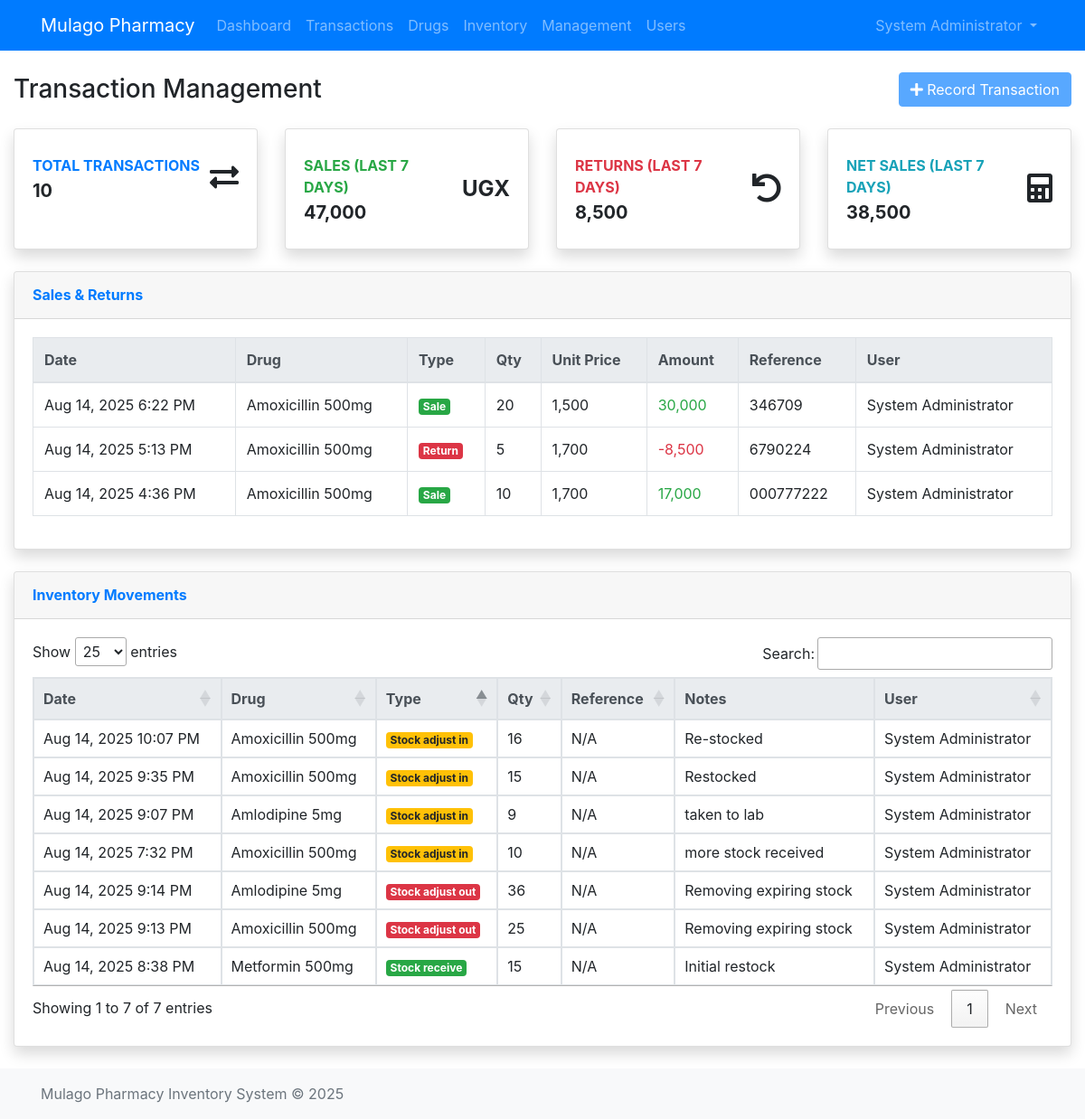
The page /pham/transactions.php (signed in) on the database as committed earlier.
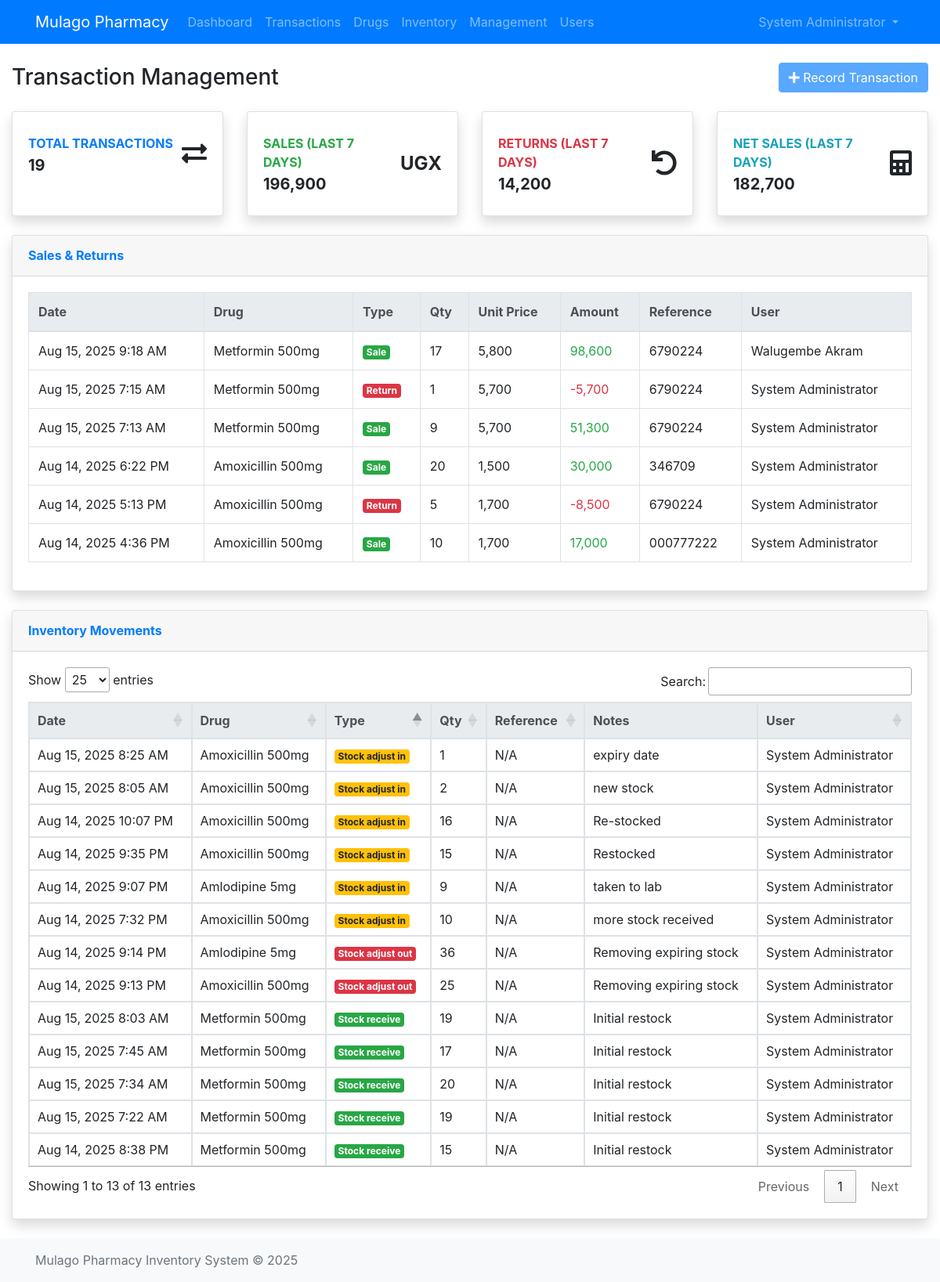
The same page on the database as committed later.
### tables this page shows
CREATE TABLE `users` (
  `user_id` int NOT NULL,
  `username` varchar(50) NOT NULL,
  `password_hash` varchar(255) NOT NULL,
  `full_name` varchar(100) NOT NULL,
  `email` varchar(100) DEFAULT NULL,
  `role` enum('admin','pharmacist','department_staff') NOT NULL DEFAULT 'department_staff',
  `is_active` tinyint(1) DEFAULT '1',
  `last_login` datetime DEFAULT NULL,
  `created_at` timestamp NULL DEFAULT CURRENT_TIMESTAMP,
  `updated_at` timestamp NULL DEFAULT CURRENT_TIMESTAMP ON UPDATE CURRENT_TIMESTAMP
);

CREATE TABLE `transactions` (
  `transaction_id` int NOT NULL,
  `drug_id` int NOT NULL,
  `transaction_type` enum('return','sale','stock_adjust_in','stock_adjust_out','stock_transfer','stock_receive') NOT NULL,
  `quantity` int NOT NULL,
  `unit_price` decimal(10,0) DEFAULT NULL,
  `total_amount` decimal(10,0) DEFAULT NULL,
  `reference_number` varchar(50) DEFAULT NULL,
  `notes` text,
  `created_by` int DEFAULT NULL,
  `created_at` timestamp NULL DEFAULT CURRENT_TIMESTAMP
);

CREATE TABLE `drugs` (
  `drug_id` int NOT NULL,
  `drug_name` varchar(100) NOT NULL,
  `generic_name` varchar(100) DEFAULT NULL,
  `category_id` int DEFAULT NULL,
  `unit_of_measure` varchar(20) NOT NULL,
  `reorder_level` int NOT NULL,
  `description` text,
  `is_active` tinyint(1) DEFAULT '1',
  `created_at` timestamp NULL DEFAULT CURRENT_TIMESTAMP,
  `updated_at` timestamp NULL DEFAULT CURRENT_TIMESTAMP ON UPDATE CURRENT_TIMESTAMP
);

### config/database.php (called while the page is built, shortened)
<?php
class Database {
    private $connection;
    private static $instance = null;
    private function __construct() {
        $dsn = 'mysql:host=' . DB_HOST . ';port=' . DB_PORT . ';dbname=' . DB_NAME . ';charset=utf8mb4';
        try {
            $this->connection = new PDO($dsn, DB_USER, DB_PASS);
            $this->connection->setAttribute(PDO::ATTR_ERRMODE, PDO::ERRMODE_EXCEPTION);
            $this->connection->setAttribute(PDO::ATTR_EMULATE_PREPARES, false);
            $this->connection->setAttribute(PDO::ATTR_DEFAULT_FETCH_MODE, PDO::FETCH_ASSOC);
        } catch (PDOException $e) {
            error_log("Database connection failed: " . $e->getMessage());
            throw new Exception('Database connection error. Please try again later.');
        }
    }
    public static function getInstance() {
        if (self::$instance === null) {
            self::$instance = new Database();
        }
        return self::$instance;
    }
    public function getConnection() {
        return $this->connection;
    }
}
function db() {
    return Database::getInstance()->getConnection();
}
?>

### includes/auth.php (called while the page is built, shortened)
<?php
require_once __DIR__ . '/../config/database.php';
class Auth {
    private $db;
    public function __construct() {
        $this->db = db();
    }
    public function isLoggedIn() {
        return !empty($_SESSION['user_id']);
    }
    public function getCurrentUser() {
        try {
            $stmt = $this->db->prepare("SELECT * FROM users WHERE user_id = :user_id");
            $stmt->bindParam(':user_id', $_SESSION['user_id'], PDO::PARAM_INT);
            $stmt->execute();
            return $stmt->fetch();
        } catch (PDOException $e) {
            error_log("Failed to get current user: " . $e->getMessage());
            return null;
        }
    }
}
?>

### includes/functions.php (called while the page is built, shortened)
<?php
require_once __DIR__ . '/../config/database.php';
function hasRole($requiredRole) {
    require_once __DIR__ . '/auth.php';
    $auth = new Auth();
    $user = $auth->getCurrentUser();
    return $user && $user['role'] === $requiredRole;
}
function formatDateTime($datetimeString) {
    $date = new DateTime($datetimeString);
    return $date->format('M j, Y g:i A');
}
?>

### pham/transactions.php (the view, shortened to what this page needs)
<?php
$db = db();
$transactions = $db->query("
    SELECT t.*,
           d.drug_name,
           u.full_name as created_by_name
    FROM transactions t
    JOIN drugs d ON t.drug_id = d.drug_id
    JOIN users u ON t.created_by = u.user_id
    ORDER BY t.created_at DESC
")->fetchAll();
$salesData = $db->query("
    SELECT
        SUM(CASE WHEN transaction_type = 'sale' THEN total_amount ELSE 0 END) as total_sales,
        ABS(SUM(CASE WHEN transaction_type = 'return' THEN total_amount ELSE 0 END)) as total_returns,
        SUM(total_amount) as net_sales
    FROM transactions
    WHERE created_at >= DATE_SUB(CURDATE(), INTERVAL 7 DAY)
")->fetch();
require_once __DIR__ . '/../includes/header.php';
?>
<div class="container-fluid mt-4">
    <div class="d-sm-flex align-items-center justify-content-between mb-4">
        <h1 class="h3 mb-0 text-gray-800">Transaction Management</h1>
        <button class="btn btn-primary" data-toggle="modal" data-target="#addTransactionModal" <?= ($auth->isLoggedIn() && $auth->getCurrentUser()['role'] === 'admin') ? 'disabled' : '' ?>>
            <i class="fas fa-plus"></i> Record Transaction
        </button>
    </div>
    <?php if ($auth->isLoggedIn() && $auth->getCurrentUser()['role'] === 'admin'): ?>
    <div class="row">
        <div class="col-xl-3 col-md-6 mb-4">
            <div class="card border-left-primary shadow h-100 py-2">
                <div class="card-body">
                    <div class="row no-gutters align-items-center">
                        <div class="col mr-2">
                            <div class="text-xs font-weight-bold text-primary text-uppercase mb-1">
                                Total Transactions</div>
                            <div class="h5 mb-0 font-weight-bold text-gray-800">
                                <?= count($transactions) ?></div>
                        </div>
                        <div class="col-auto">
                            <i class="fas fa-exchange-alt fa-2x text-gray-300"></i>
                        </div>
                    </div>
                </div>
            </div>
        </div>
        <div class="col-xl-3 col-md-6 mb-4">
            <div class="card border-left-success shadow h-100 py-2">
                <div class="card-body">
                    <div class="row no-gutters align-items-center">
                        <div class="col mr-2">
                            <div class="text-xs font-weight-bold text-success text-uppercase mb-1">
                                Sales (Last 7 Days)</div>
                            <div class="h5 mb-0 font-weight-bold text-gray-800">
                                <?= number_format($salesData['total_sales'] ?? 0, 0) ?></div>
                        </div>
                        <div class="col-auto">
                            <span class="text-gray-300" style="font-size: 1.5rem; font-weight: bold;">UGX</span>
                        </div>
                    </div>
                </div>
            </div>
        </div>
        <div class="col-xl-3 col-md-6 mb-4">
            <div class="card border-left-danger shadow h-100 py-2">
                <div class="card-body">
                    <div class="row no-gutters align-items-center">
                        <div class="col mr-2">
                            <div class="text-xs font-weight-bold text-danger text-uppercase mb-1">
                                Returns (Last 7 Days)</div>
                            <div class="h5 mb-0 font-weight-bold text-gray-800">
                                <?= number_format(abs($salesData['total_returns'] ?? 0), 0) ?></div>
                        </div>
                        <div class="col-auto">
                            <i class="fas fa-undo fa-2x text-gray-300"></i>
                        </div>
                    </div>
                </div>
            </div>
        </div>
        <div class="col-xl-3 col-md-6 mb-4">
            <div class="card border-left-info shadow h-100 py-2">
                <div class="card-body">
                    <div class="row no-gutters align-items-center">
                        <div class="col mr-2">
                            <div class="text-xs font-weight-bold text-info text-uppercase mb-1">
                                Net Sales (Last 7 Days)</div>
                            <div class="h5 mb-0 font-weight-bold text-gray-800">
                                <?= number_format($salesData['net_sales'] ?? 0, 0) ?></div>
                        </div>
                        <div class="col-auto">
                            <i class="fas fa-calculator fa-2x text-gray-300"></i>
                        </div>
                    </div>
                </div>
            </div>
        </div>
    </div>
    <?php endif; ?>
    <div class="card shadow mb-4">
        <div class="card-header py-3">
            <h6 class="m-0 font-weight-bold text-primary">Sales & Returns</h6>
        </div>
        <div class="card-body">
            <div class="table-responsive">
                <table class="table table-bordered table-hover" id="salesTable" width="100%" cellspacing="0">
                    <thead class="thead-light">
                        <tr>
                            <th>Date</th>
                            <th>Drug</th>
                            <th>Type</th>
                            <th>Qty</th>
                            <th>Unit Price</th>
                            <th>Amount</th>
                            <th>Reference</th>
                            <th>User</th>
                        </tr>
                    </thead>
                    <tbody>
                        <?php foreach ($transactions as $txn): ?>
                            <?php if (in_array($txn['transaction_type'], ['sale', 'return'])): ?>
                                <tr>
                                    <td><?= formatDateTime($txn['created_at']) ?></td>
                                    <td><?= htmlspecialchars($txn['drug_name']) ?></td>
                                    <td>
                                        <span class="badge badge-<?= $txn['transaction_type'] === 'sale' ? 'success' : 'danger' ?>">
                                            <?= ucfirst($txn['transaction_type']) ?>
                                        </span>
                                    </td>
                                    <td><?= $txn['quantity'] ?></td>
                                    <td><?= isset($txn['unit_price']) ? number_format($txn['unit_price'], 0) : 'N/A' ?></td>
                                    <td class="<?= $txn['transaction_type'] === 'return' ? 'text-danger' : 'text-success' ?>">
                                        <?= isset($txn['total_amount']) ? number_format($txn['total_amount'], 0) : 'N/A' ?>
                                    </td>
                                    <td><?= htmlspecialchars($txn['reference_number'] ?? 'N/A') ?></td>
                                    <td><?= htmlspecialchars($txn['created_by_name']) ?></td>
                                </tr>
                            <?php endif; ?>
                        <?php endforeach; ?>
                    </tbody>
                </table>
            </div>
        </div>
    </div>
    <div class="card shadow mb-4">
        <div class="card-header py-3">
            <h6 class="m-0 font-weight-bold text-primary">Inventory Movements</h6>
        </div>
        <div class="card-body">
            <div class="table-responsive">
                <table class="table table-bordered table-hover" id="inventoryTable" width="100%" cellspacing="0">
                    <thead class="thead-light">
                        <tr>
                            <th>Date</th>
                            <th>Drug</th>
                            <th>Type</th>
                            <th>Qty</th>
                            <th>Reference</th>
                            <th>Notes</th>
                            <th>User</th>
                        </tr>
                    </thead>
                    <tbody>
                        <?php foreach ($transactions as $txn): ?>
                            <?php if (in_array($txn['transaction_type'], ['stock_receive', 'stock_adjust_in', 'stock_adjust_out', 'stock_transfer'])): ?>
                                <tr>
                                    <td><?= formatDateTime($txn['created_at']) ?></td>
                                    <td><?= htmlspecialchars($txn['drug_name']) ?></td>
                                    <td>
                                        <?php
                                        $badgeClass = [
                                            'stock_receive' => 'success',
                                            'stock_adjust_in' => 'warning',
                                            'stock_adjust_out' => 'danger',
                                            'stock_transfer' => 'secondary'
                                        ][$txn['transaction_type']] ?? 'secondary';
                                        ?>
                                        <span class="badge badge-<?= $badgeClass ?>">
                                            <?= str_replace('_', ' ', ucfirst($txn['transaction_type'])) ?>
                                        </span>
                                    </td>
                                    <td><?= $txn['quantity'] ?></td>
                                    <td><?= htmlspecialchars($txn['reference_number'] ?? 'N/A') ?></td>
                                    <td><?= htmlspecialchars($txn['notes'] ?? '') ?></td>
                                    <td><?= htmlspecialchars($txn['created_by_name']) ?></td>
                                </tr>
                            <?php endif; ?>
                        <?php endforeach; ?>
                    </tbody>
                </table>
            </div>
        </div>
    </div>
    <?php require_once __DIR__ . '/../includes/footer.php'; ?>

### includes/header.php (shortened to what this page needs)
<?php
require_once __DIR__ . '/auth.php';
$auth = new Auth();
$currentUser = $auth->getCurrentUser();
?>
<!DOCTYPE html>
<html lang="en">
<head>
<link href="https://cdn.jsdelivr.net/npm/bootstrap@4.6.2/dist/css/bootstrap.min.css" rel="stylesheet">
<link rel="stylesheet" href="https://cdn.datatables.net/1.13.4/css/jquery.dataTables.min.css">
<link rel="stylesheet" href="https://cdnjs.cloudflare.com/ajax/libs/font-awesome/5.15.4/css/all.min.css">
    <link href="../assets/css/styles.css" rel="stylesheet">
</head>
<body style="padding-top: 56px;">
    <nav class="navbar navbar-expand-lg navbar-dark bg-primary fixed-top">
        <div class="container">
            <a class="navbar-brand">Mulago Pharmacy</a>
            <div class="collapse navbar-collapse" id="navbarNav">
                <?php if ($currentUser): ?>
                <ul class="navbar-nav mr-auto">
                    <li class="nav-item">
                        <a class="nav-link" href="index.php">Dashboard</a>
                    </li>
                    <?php if (in_array($currentUser['role'], ['admin', 'pharmacist'])): ?>
                        <li class="nav-item">
                            <a class="nav-link" href="transactions.php">Transactions</a>
                        </li>
                    <?php endif; ?>
                    <?php if (in_array($currentUser['role'], ['admin', 'department_staff'])): ?>
                        <li class="nav-item">
                            <a class="nav-link" href="drugs.php">Drugs</a>
                        </li>
                        <li class="nav-item">
                            <a class="nav-link" href="inventory.php">Inventory</a>
                        </li>
                        <li class="nav-item">
                            <a class="nav-link" href="management.php">Management</a>
                        </li>
                    <?php endif; ?>
                    <?php if (hasRole('admin')): ?>
                    <li class="nav-item">
                        <a class="nav-link" href="users.php">Users</a>
                    </li>
                    <?php endif; ?>
                </ul>
                <ul class="navbar-nav ml-auto">
                    <li class="nav-item dropdown">
                        <a class="nav-link dropdown-toggle" href="#" id="userDropdown" role="button" data-toggle="dropdown">
                            <?= htmlspecialchars($currentUser['full_name']) ?>
                        </a>
                    </li>
                </ul>
                <?php endif; ?>
            </div>
        </div>
    </nav>

### includes/footer.php (shortened to what this page needs)
        </div>
    <footer class="footer mt-auto py-3 bg-light">
        <div class="container">
            <span class="text-muted">Mulago Pharmacy Inventory System &copy; <?= date('Y') ?></span>
        </div>
    </footer>
</body>
</html>

Rows that differ between the two databases and show on the page:
added transactions: created_at "Aug 15, 2025 9:18 AM", drug.drug_name "Metformin 500mg", transaction_type "Sale", quantity "17", unit_price "5,800", total_amount "98,600", reference_number "6790224", created_by.full_name "Walugembe Akram", shown under "Sales & Returns"
added transactions: created_at "Aug 15, 2025 7:15 AM", drug.drug_name "Metformin 500mg", transaction_type "Return", quantity "1", unit_price "5,700", total_amount "-5,700", reference_number "6790224", created_by.full_name "System Administrator", shown under "Sales & Returns"
added transactions: created_at "Aug 15, 2025 7:13 AM", drug.drug_name "Metformin 500mg", transaction_type "Sale", quantity "9", unit_price "5,700", total_amount "51,300", reference_number "6790224", created_by.full_name "System Administrator", shown under "Sales & Returns"
added transactions: created_at "Aug 15, 2025 8:25 AM", drug.drug_name "Amoxicillin 500mg", transaction_type "Stock adjust in", quantity "1", reference_number "N/A", notes "expiry date", created_by.full_name "System Administrator", shown under "Inventory Movements"
added transactions: created_at "Aug 15, 2025 8:05 AM", drug.drug_name "Amoxicillin 500mg", transaction_type "Stock adjust in", quantity "2", reference_number "N/A", notes "new stock", created_by.full_name "System Administrator", shown under "Inventory Movements"
added transactions: created_at "Aug 15, 2025 8:03 AM", drug.drug_name "Metformin 500mg", transaction_type "Stock receive", quantity "19", reference_number "N/A", notes "Initial restock", created_by.full_name "System Administrator", shown under "Inventory Movements"
added transactions: created_at "Aug 15, 2025 7:45 AM", drug.drug_name "Metformin 500mg", transaction_type "Stock receive", quantity "17", reference_number "N/A", notes "Initial restock", created_by.full_name "System Administrator", shown under "Inventory Movements"
added transactions: created_at "Aug 15, 2025 7:34 AM", drug.drug_name "Metformin 500mg", transaction_type "Stock receive", quantity "20", reference_number "N/A", notes "Initial restock", created_by.full_name "System Administrator", shown under "Inventory Movements"
added transactions: created_at "Aug 15, 2025 7:22 AM", drug.drug_name "Metformin 500mg", transaction_type "Stock receive", quantity "19", reference_number "N/A", notes "Initial restock", created_by.full_name "System Administrator", shown under "Inventory Movements"
Other text that changed with them:
count($transactions): "10" → "19"
$salesData['total_sales']: "47,000" → "196,900"
abs($salesData['total_returns'] ?? 0): "8,500" → "14,200"
$salesData['net_sales']: "38,500" → "182,700"
text written by a page script: "Show entries Search: Showing 1 to 7 of 7 entries Previous 1 Next" → "Show entries Search: Showing 1 to 13 of 13 entries Previous 1 Next"
